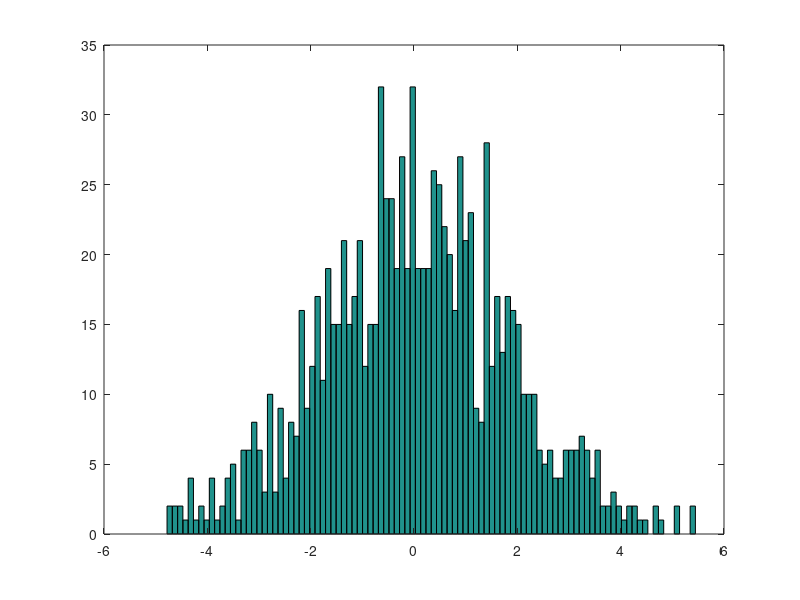

Write the MATLAB code that produced this figure.
a=2.*rand(10,1000)-1
b=sum(a)
hist(b, 100)
# Entspricht etwa dem Laplce-Experiment
# Je mehr Spalten genommen werden desto ähnlicher sind die Ergebnisse
# Je weniger Spalten genommen werden desto unterschiedlicher sind die Ergebnisse
# Die Anzahl Spalten verändert nur die Größenordung